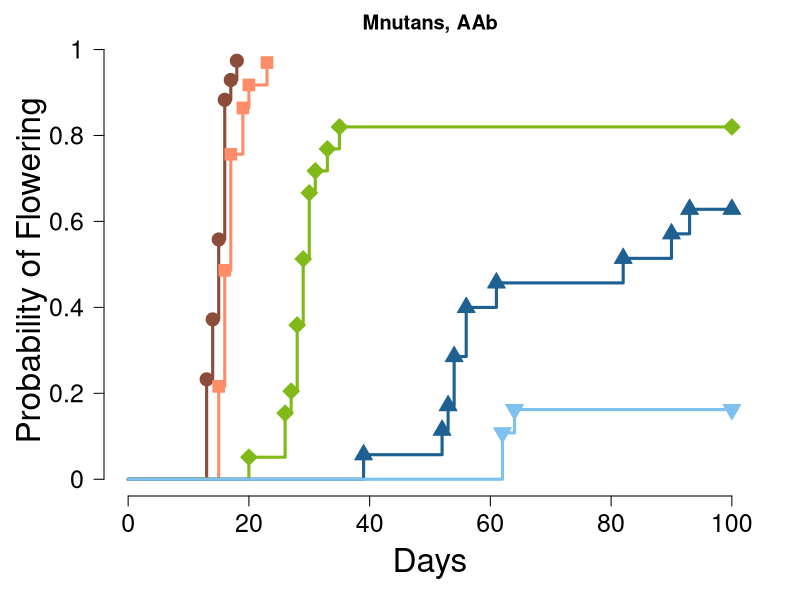
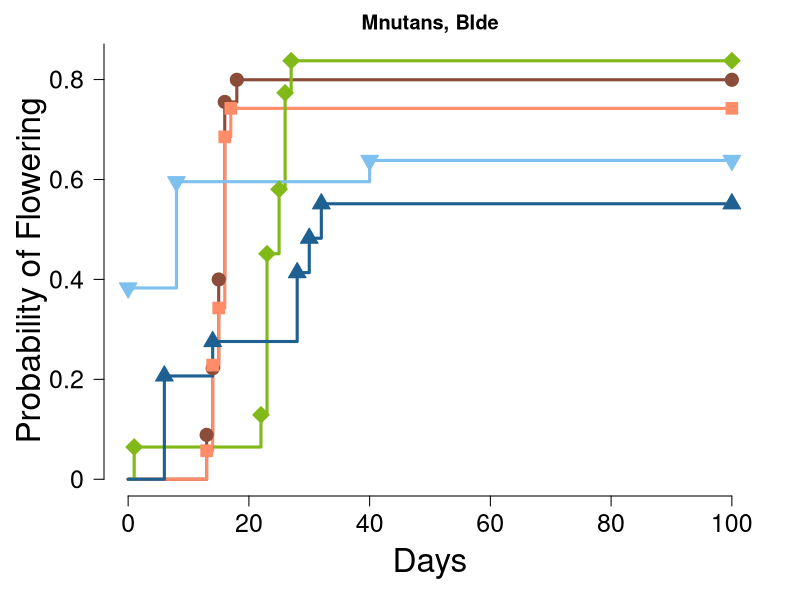
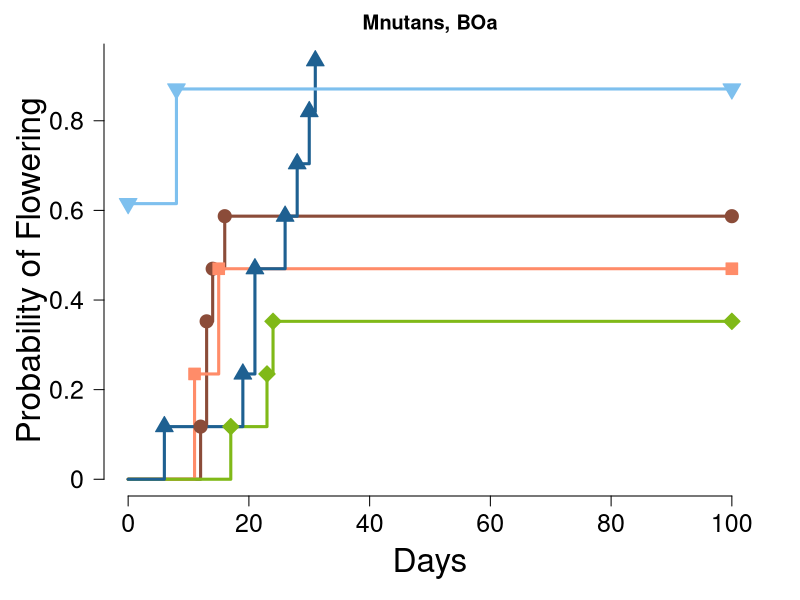
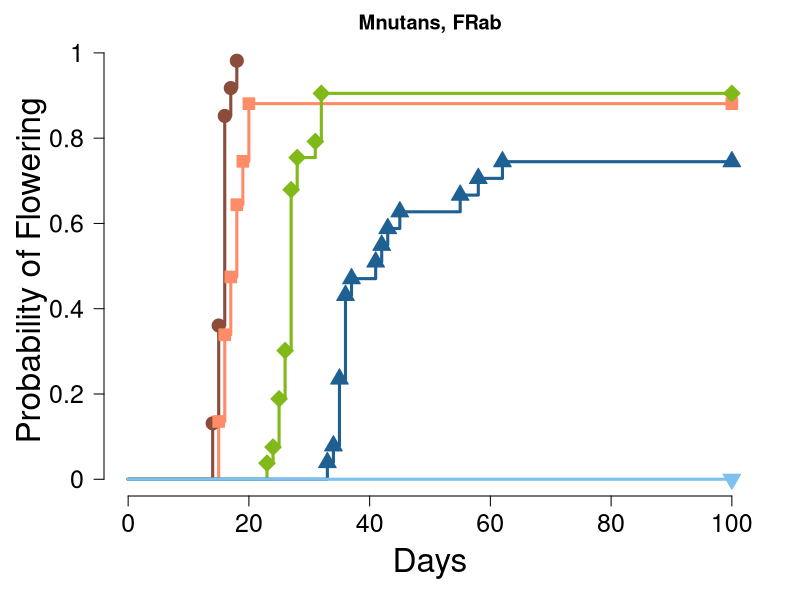
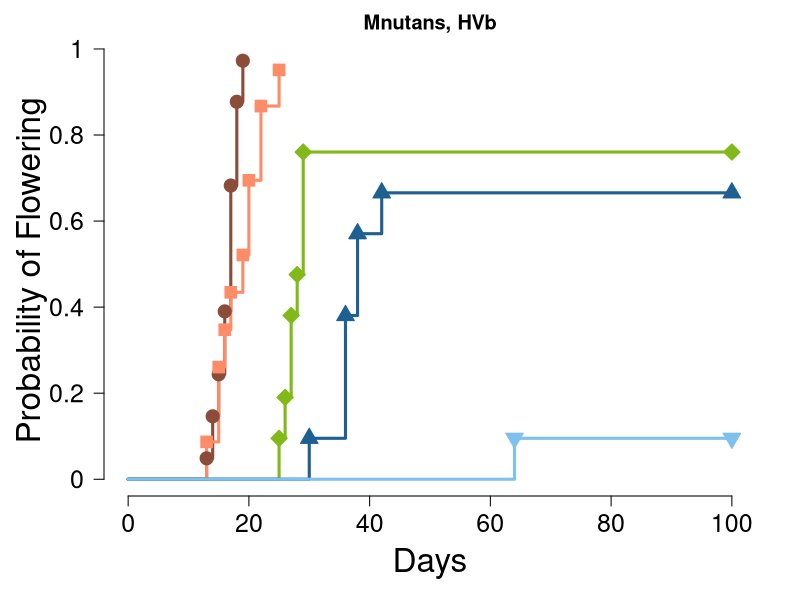
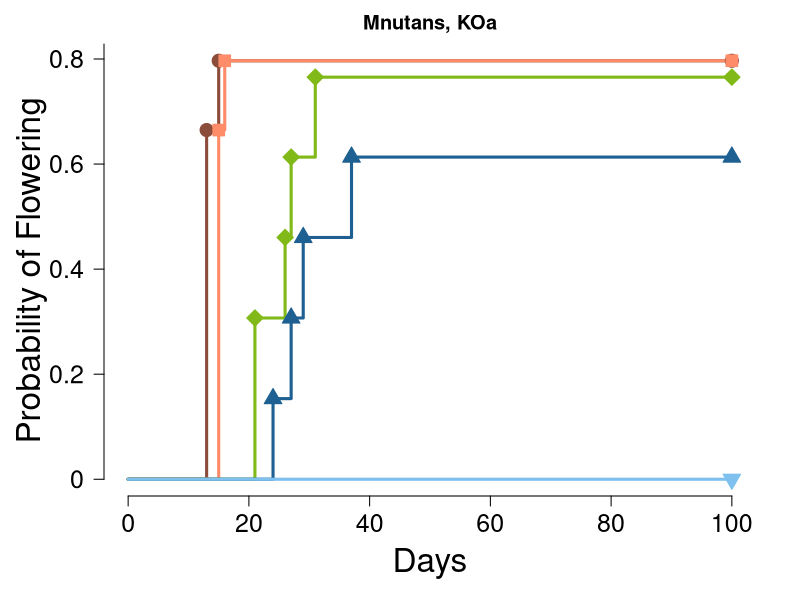
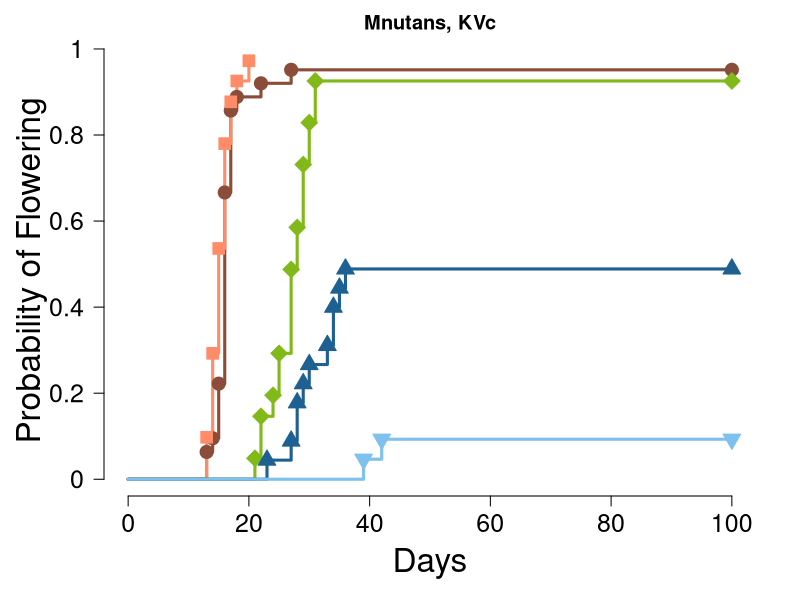
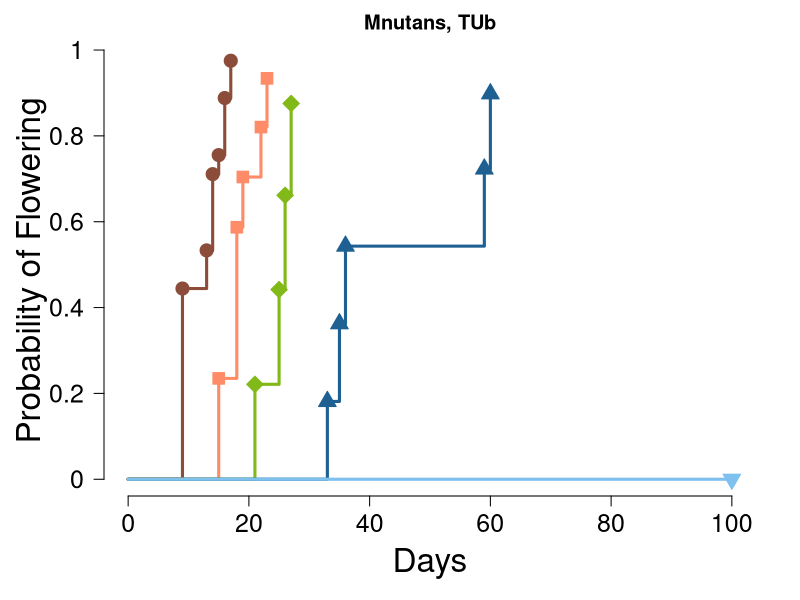

Recreate these plots in R, in order.
library(survival)

AAb.data <-read.table("data/MN_AAb.csv", header=T, sep=",")
BIde.data <-read.table("data/MN_BIde.csv", header=T, sep=",")
BOa.data <-read.table("data/MN_BOa.csv", header=T, sep=",")
FRab.data <-read.table("data/MN_FRab.csv", header=T, sep=",")
HVb.data <-read.table("data/MN_HVb.csv", header=T, sep=",")
KOa.data <-read.table("data/MN_KOa.csv", header=T, sep=",")
KVc.data <-read.table("data/MN_KVc.csv", header=T, sep=",")
TUb.data <-read.table("data/MN_TUb.csv", header=T, sep=",")
USs.data <-read.table("data/MN_USs.csv", header=T, sep=",")
MCalifornica.data <-read.table("data/Mcalifornica.csv", header=T, sep=",")
MEligulata.data <-read.table("data/Meligulata.csv", header=T, sep=",")
MImperfecta.data <-read.table("data/Mimperfecta.csv", header=T, sep=",")
MJacquemontii.data <-read.table("data/Mjacquemontii.csv", header=T, sep=",")
Mciliata.31675.data <-read.table("data/31675.csv", header=T, sep=",")
Mciliata.636632.data <-read.table("data/636632.csv", header=T, sep=",")
Mciliata.516979.data <-read.table("data/516979.csv", header=T, sep=",")


all.data <- list(AAb.data, BIde.data, BOa.data, FRab.data, 
                 HVb.data, KOa.data, KVc.data, TUb.data, USs.data,
                 MCalifornica.data, MEligulata.data,
                 MImperfecta.data, MJacquemontii.data,
                 Mciliata.516979.data, Mciliata.636632.data, 
                 Mciliata.31675.data
)
titles <- c("Mnutans, AAb", "Mnutans, BIde", "Mnutans, BOa",
            "Mnutans, FRab", "Mnutans, HVb", "Mnutans, KOa",
            "Mnutans, KVc", "Mnutans, TUb", "Mnutans, USs", 
            "Mcalifornica", "Meligulata", "Mimperfecta", 
            "Mjacquemontii", "Mciliata, 516979", 
            "Mciliata, 636632", "Mciliata, 31675"
)


# creating and saving subfigures individually
# merging them into a single figure and labeling is done afterwards
for (i in seq_along(all.data)){
  
  data <- all.data[[i]]
  plant.DTH <- Surv(data$DTH, data$LastRecordedFlowered)
  ft.fh <- survfit(plant.DTH ~ 1, conf.type="log-log", type="fh")
  if (i > 9){
    levels = c("8w","6w","4w","2w","0w")
    Vernalization.Period <- factor(
      data$Treatment, 
      levels = levels
    ) 
  } else {
    levels = c("12w","9w","6w","3w","0w")
    Vernalization.Period <- factor(
      data$Treatment, 
      levels = levels)
  }
  
  ft.gh.fh <- survfit(plant.DTH ~ Vernalization.Period, type="fh")
  
  
  group <- rep(seq_along(ft.gh.fh$strata), times = ft.gh.fh$strata)
  cols = c("salmon4","salmon1","#80B918","#1E6091", "skyblue2")
  pchv <- 21:25
  
  fname <- gsub(", ", "_", titles[i])
  pdf(paste("./", fname, ".pdf", sep=""), width = 5, height = 4)
  
  par(mar=c(5, 5, 2, 2) + 0.2)
  plot(ft.gh.fh, fun="event", 
       col=cols,
       xlab="Days", ylab="Probability of Flowering", 
       main=titles[i], 
       cex.lab=2, cex.axis=1.5, bty="n", lwd=3, yaxt="n")
  
  axis(2, at=seq(0, 1, 0.2), labels=seq(0, 1, 0.2), 
       cex.axis=1.5, las=1)
  
  points(ft.gh.fh$time, 1 - ft.gh.fh$surv, 
         bg = cols[group],
         pch = pchv[group], 
         col = cols[group], cex=1.75)
  
  dev.off()
  
}
